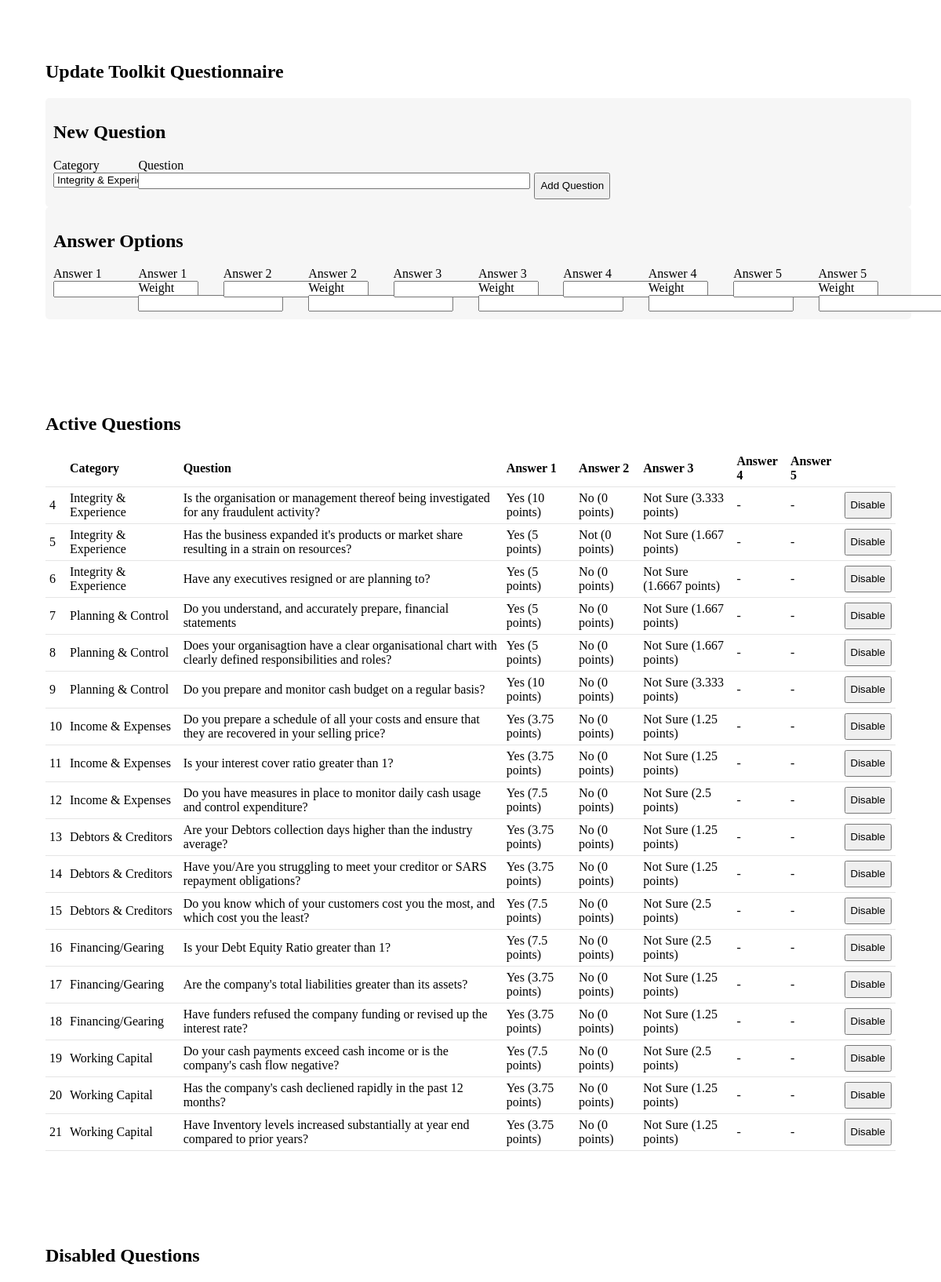
The app's page /admin/index.php (upper part) with its own data.
### tables this page shows
CREATE TABLE `questions` (
  `id` int(11) NOT NULL,
  `question` varchar(512) NOT NULL,
  `answer1` varchar(128) NOT NULL,
  `answer2` varchar(128) NOT NULL,
  `answer3` varchar(128) NOT NULL,
  `answer4` varchar(128) NOT NULL,
  `answer5` varchar(128) NOT NULL,
  `answer1Weight` varchar(128) NOT NULL,
  `answer2Weight` varchar(128) NOT NULL,
  `answer3Weight` varchar(128) NOT NULL,
  `answer4Weight` varchar(128) NOT NULL,
  `answer5Weight` varchar(128) NOT NULL,
  `category` varchar(128) NOT NULL,
  `active` varchar(128) NOT NULL,
  `date` varchar(128) NOT NULL
);

### admin/index.php (the view, shortened to what this page needs)
 <head>
	<?php
		include '../connection.php';
	?>
	<link rel="stylesheet" href="http://www.sbassociates.co.za/wp-content/themes/salient/style.css">
	<link rel="stylesheet" href="../style.css">
</head>
<body>
	<section>
		<h1>Update Toolkit Questionnaire</h1>
		<form action="" method="post">
			<div class="row greyBackground">
				<h2>New Question</h2>
				<div class="column">
					<label>Category</label>
					<select name="category" id="category">
						<?php
							$result1 = mysqli_query($con, "SELECT DISTINCT category FROM questions");
							while($res1 = mysqli_fetch_array($result1))
							{
								echo '<option value="'.$res1['category'].'">'.$res1['category'].'</option>';
							}
						?>
					</select>
				</div>
				<div class="column" style="width: 500px;">
					<label>Question</label>
					<input type="text" name="question" style="width: 500px;">
				</div>
				<div class="column">
					<label><br/></label>
					<button type="submit" value="Add Question">Add Question</button>
				</div>
			</div>
			<div class="row greyBackground">
				<h2>Answer Options</h2>
				<div class="column">
					<label>Answer 1</label>
					<input type="text" name="answer1">
				</div>
				<div class="column">
					<label>Answer 1 Weight</label>
					<input type="text" name="answer1Weight">
				</div>
				<div class="column">
					<label>Answer 2</label>
					<input type="text" name="answer2">
				</div>
				<div class="column">
					<label>Answer 2 Weight</label>
					<input type="text" name="answer2Weight">
				</div>
				<div class="column">
					<label>Answer 3</label>
					<input type="text" name="answer3">
				</div>
				<div class="column">
					<label>Answer 3 Weight</label>
					<input type="text" name="answer3Weight">
				</div>
				<div class="column">
					<label>Answer 4</label>
					<input type="text" name="answer4">
				</div>
				<div class="column">
					<label>Answer 4 Weight</label>
					<input type="text" name="answer4Weight">
				</div>
				<div class="column">
					<label>Answer 5</label>
					<input type="text" name="answer5">
				</div>
				<div class="column">
					<label>Answer 5 Weight</label>
					<input type="text" name="answer5Weight">
				</div>
			</div>
		</form>
	</section>
	<section>
		<h1>Active Questions</h1>
		<table cellpadding=0 cellspacing=0>
			<tr><td></td><td><b>Category</b></td><td><b>Question</b></td><td><b>Answer 1</b></td><td><b>Answer 2</b></td><td><b>Answer 3</b></td><td><b>Answer 4</b></td><td><b>Answer 5</b></td><td></td></tr>
			<?php
				$result1 = mysqli_query($con, "SELECT * FROM questions WHERE active LIKE 'yes'");
				while($res1 = mysqli_fetch_array($result1))
				{
					echo '<form action="" method="post">';
						echo '<tr>';
							echo '<td>'.$res1['id'].'</td>';
							echo '<td>'.$res1['category'].'</td>';
							echo '<td>'.$res1['question'].'</td>';
							if($res1['answer1'] != '')
							{
								echo '<td>'.$res1['answer1'].' ('.$res1['answer1Weight'].' points)</td>';
							}
							else
							{
								echo '<td>-</td>';
							}
							if($res1['answer2'] != '')
							{
								echo '<td>'.$res1['answer2'].' ('.$res1['answer2Weight'].' points)</td>';
							}
							else
							{
								echo '<td>-</td>';
							}
							if($res1['answer3'] != '')
							{
								echo '<td>'.$res1['answer3'].' ('.$res1['answer3Weight'].' points)</td>';
							}
							else
							{
								echo '<td>-</td>';
							}
							if($res1['answer4'] != '')
							{
								echo '<td>'.$res1['answer4'].' ('.$res1['answer4Weight'].' points)</td>';
							}
							else
							{
								echo '<td>-</td>';
							}
							if($res1['answer5'] != '')
							{
								echo '<td>'.$res1['answer5'].' ('.$res1['answer5Weight'].' points)</td>';
							}
							else
							{
								echo '<td>-</td>';
							}
							echo '<td><button type="submit">Disable</button></td>';
						echo '</tr>';
					echo '</form>';
				}
			?>
		</table>
	</section>
	<section>
		<h1>Disabled Questions</h1>
	</section>
</body>

### style.css (style rules this page uses)
body { background: #fff; }
section { padding: 50px; width: calc(100% - 100px); float: left; }
label { float: left; clear: both; width: 100%; }
input, select { float: left; clear: both; }
button { line-height: 28px; }
table { width: 100%; }
td { padding: 5px; border-bottom: 1px solid #e5e5e5; }
.row { float: left; width: 100%; }
.row .column { float: left; padding-right: 5px; width: calc(10% - 5px); }
.greyBackground { background: #f6f6f6; padding: 10px; border-radius: 5px; }

### records on screen
questions: id "4", category "Integrity & Experience", question "Is the organisation or management thereof being investigated for any fraudulent activity?", answer1 "Yes", answer1Weight "10", answer2 "No", answer2Weight "0", answer3 "Not Sure", answer3Weight "3.333"
questions: id "5", category "Integrity & Experience", question "Has the business expanded it's products or market share resulting in a strain on resources?", answer1 "Yes", answer1Weight "5", answer2 "Not", answer2Weight "0", answer3 "Not Sure", answer3Weight "1.667"
questions: id "6", category "Integrity & Experience", question "Have any executives resigned or are planning to?", answer1 "Yes", answer1Weight "5", answer2 "No", answer2Weight "0", answer3 "Not Sure", answer3Weight "1.6667"
questions: id "7", category "Planning & Control", question "Do you understand, and accurately prepare, financial statements", answer1 "Yes", answer1Weight "5", answer2 "No", answer2Weight "0", answer3 "Not Sure", answer3Weight "1.667"
questions: id "8", category "Planning & Control", question "Does your organisagtion have a clear organisational chart with clearly defined responsibilities and roles?", answer1 "Yes", answer1Weight "5", answer2 "No", answer2Weight "0", answer3 "Not Sure", answer3Weight "1.667"
questions: id "9", category "Planning & Control", question "Do you prepare and monitor cash budget on a regular basis?", answer1 "Yes", answer1Weight "10", answer2 "No", answer2Weight "0", answer3 "Not Sure", answer3Weight "3.333"
questions: id "10", category "Income & Expenses", question "Do you prepare a schedule of all your costs and ensure that they are recovered in your selling price?", answer1 "Yes", answer1Weight "3.75", answer2 "No", answer2Weight "0", answer3 "Not Sure", answer3Weight "1.25"
questions: id "11", category "Income & Expenses", question "Is your interest cover ratio greater than 1?", answer1 "Yes", answer1Weight "3.75", answer2 "No", answer2Weight "0", answer3 "Not Sure", answer3Weight "1.25"
questions: id "12", category "Income & Expenses", question "Do you have measures in place to monitor daily cash usage and control expenditure?", answer1 "Yes", answer1Weight "7.5", answer2 "No", answer2Weight "0", answer3 "Not Sure", answer3Weight "2.5"
questions: id "13", category "Debtors & Creditors", question "Are your Debtors collection days higher than the industry average?", answer1 "Yes", answer1Weight "3.75", answer2 "No", answer2Weight "0", answer3 "Not Sure", answer3Weight "1.25"
questions: id "14", category "Debtors & Creditors", question "Have you/Are you struggling to meet your creditor or SARS repayment obligations?", answer1 "Yes", answer1Weight "3.75", answer2 "No", answer2Weight "0", answer3 "Not Sure", answer3Weight "1.25"
questions: id "15", category "Debtors & Creditors", question "Do you know which of your customers cost you the most, and which cost you the least?", answer1 "Yes", answer1Weight "7.5", answer2 "No", answer2Weight "0", answer3 "Not Sure", answer3Weight "2.5"
questions: id "16", category "Financing/Gearing", question "Is your Debt Equity Ratio greater than 1?", answer1 "Yes", answer1Weight "7.5", answer2 "No", answer2Weight "0", answer3 "Not Sure", answer3Weight "2.5"
questions: id "17", category "Financing/Gearing", question "Are the company's total liabilities greater than its assets?", answer1 "Yes", answer1Weight "3.75", answer2 "No", answer2Weight "0", answer3 "Not Sure", answer3Weight "1.25"
questions: id "18", category "Financing/Gearing", question "Have funders refused the company funding or revised up the interest rate?", answer1 "Yes", answer1Weight "3.75", answer2 "No", answer2Weight "0", answer3 "Not Sure", answer3Weight "1.25"
questions: id "19", category "Working Capital", question "Do your cash payments exceed cash income or is the company's cash flow negative?", answer1 "Yes", answer1Weight "7.5", answer2 "No", answer2Weight "0", answer3 "Not Sure", answer3Weight "2.5"
questions: id "20", category "Working Capital", question "Has the company's cash decliened rapidly in the past 12 months?", answer1 "Yes", answer1Weight "3.75", answer2 "No", answer2Weight "0", answer3 "Not Sure", answer3Weight "1.25"
questions: id "21", category "Working Capital", question "Have Inventory levels increased substantially at year end compared to prior years?", answer1 "Yes", answer1Weight "3.75", answer2 "No", answer2Weight "0", answer3 "Not Sure", answer3Weight "1.25"

### other values on screen
form field category "Integrity & Experience"
